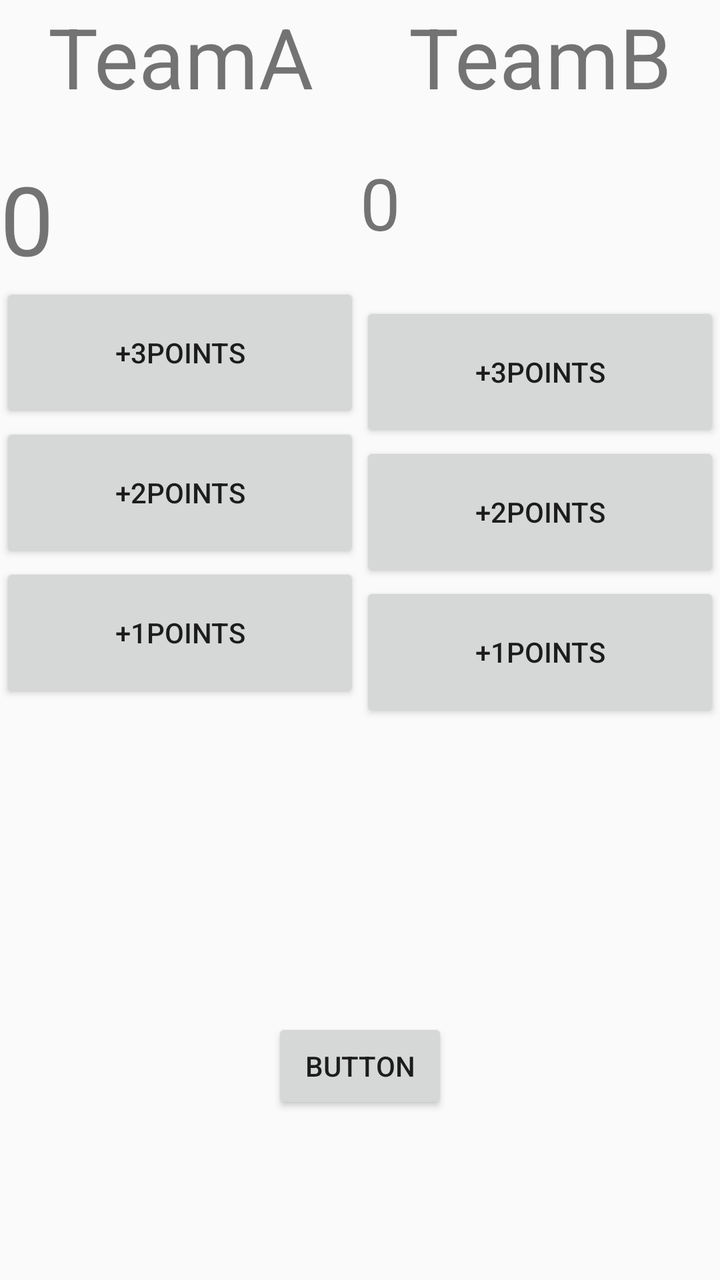
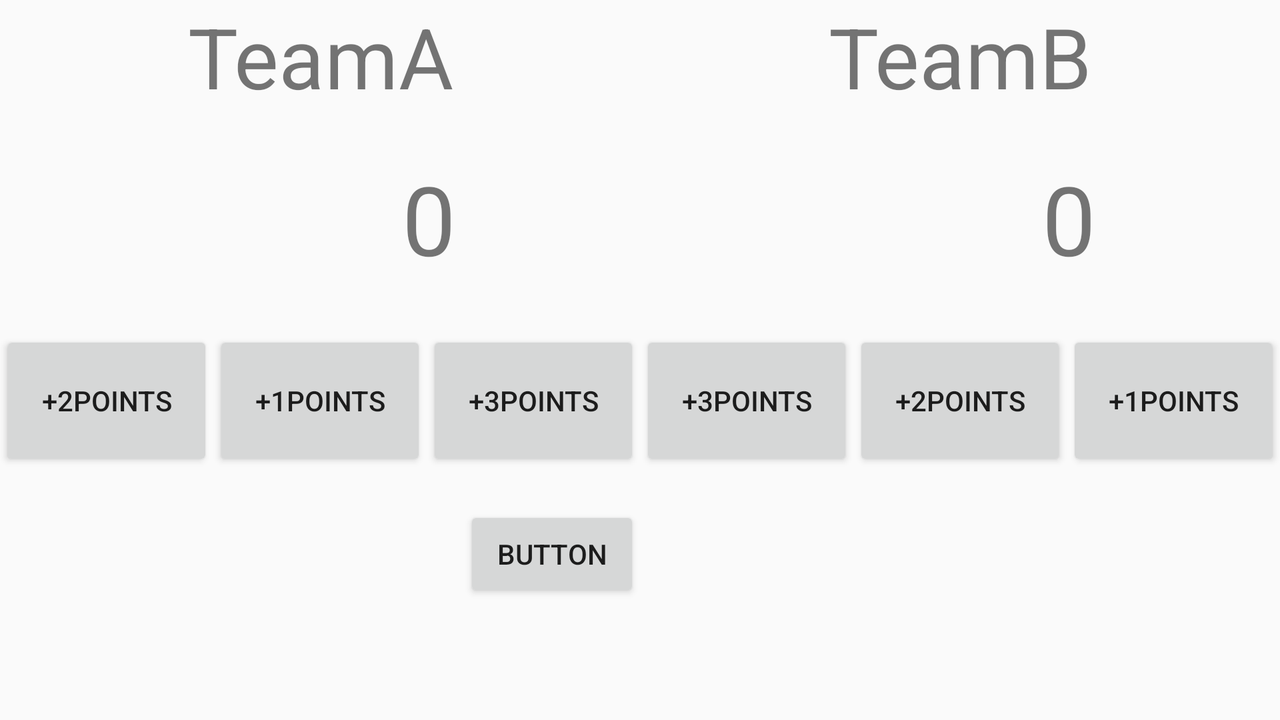

One screen, two layout resources from the same app: the default and the repository's alternative for another configuration. Each is rendered where Android would select it; the XML of both is given below.
<!-- AndroidManifest.xml: application theme AppTheme -->
<!-- res/layout/activity_main4.xml -->
<?xml version="1.0" encoding="utf-8"?>
<RelativeLayout xmlns:android="http://schemas.android.com/apk/res/android"
    xmlns:app="http://schemas.android.com/apk/res-auto"
    xmlns:tools="http://schemas.android.com/tools"
    android:layout_width="match_parent"
    android:layout_height="match_parent"
    tools:context=".MainActivity4">

    <LinearLayout
        android:layout_width="match_parent"
        android:layout_height="match_parent"
        android:orientation="horizontal">

        <LinearLayout
            android:layout_width="match_parent"
            android:layout_height="wrap_content"
            android:layout_weight="1"
            android:orientation="vertical">

            <TextView
                android:id="@+id/textView11"
                android:layout_width="match_parent"
                android:layout_height="53dp"
                android:layout_marginBottom="24dp"
                android:layout_weight="1"
                android:gravity="center"
                android:text="TeamA"
                android:textSize="42sp" />

            <TextView
                android:id="@+id/textView12"
                android:layout_width="429dp"
                android:layout_height="match_parent"
                android:layout_alignParentTop="true"
                android:layout_alignParentEnd="true"
                android:layout_alignParentRight="true"
                android:layout_marginTop="0dp"
                android:layout_marginEnd="145dp"
                android:layout_marginRight="145dp"
                android:layout_weight="2"

                android:text="0"
                android:textSize="48sp" />

            <Button
                android:id="@+id/button11"
                android:layout_width="match_parent"
                android:layout_height="70dp"
                android:layout_alignParentBottom="true"
                android:layout_centerHorizontal="true"
                android:text="+3POINTS" />

            <Button
                android:id="@+id/button12"
                android:layout_width="match_parent"
                android:layout_height="70dp"
                android:layout_alignParentBottom="true"
                android:layout_centerHorizontal="true"
                android:text="+2POINTS" />

            <Button
                android:id="@+id/button13"
                android:layout_width="match_parent"
                android:layout_height="70dp"
                android:layout_alignParentBottom="true"
                android:layout_centerHorizontal="true"
                android:text="+1POINTS" />
        </LinearLayout>

        <LinearLayout
            android:layout_width="match_parent"
            android:layout_height="wrap_content"
            android:layout_weight="1"
            android:orientation="vertical">

            <TextView
                android:id="@+id/textView21"
                android:layout_width="match_parent"
                android:layout_height="53dp"
                android:layout_marginBottom="24dp"
                android:layout_weight="1"
                android:gravity="center"
                android:text="TeamB"
                android:textSize="42sp" />

            <TextView
                android:id="@+id/textView22"
                android:layout_width="429dp"
                android:layout_height="74dp"
                android:layout_alignParentTop="true"
                android:layout_alignParentEnd="true"
                android:layout_alignParentRight="true"
                android:layout_marginTop="0dp"
                android:layout_marginEnd="145dp"
                android:layout_marginRight="145dp"
                android:layout_weight="2"

                android:text="0"
                android:textSize="36sp" />

            <Button
                android:id="@+id/button21"
                android:layout_width="match_parent"
                android:layout_height="70dp"
                android:layout_alignParentBottom="true"
                android:layout_centerHorizontal="true"
                android:text="+3POINTS" />

            <Button
                android:id="@+id/button22"
                android:layout_width="match_parent"
                android:layout_height="70dp"
                android:layout_alignParentBottom="true"
                android:layout_centerHorizontal="true"
                android:text="+2POINTS" />

            <Button
                android:id="@+id/button23"
                android:layout_width="match_parent"
                android:layout_height="70dp"
                android:layout_alignParentBottom="true"
                android:layout_centerHorizontal="true"
                android:text="+1POINTS" />
        </LinearLayout>
    </LinearLayout>

    <Button
        android:id="@+id/button4"
        android:layout_width="wrap_content"
        android:layout_height="wrap_content"
        android:layout_alignParentBottom="true"
        android:layout_centerHorizontal="true"
        android:layout_marginBottom="83dp"
        android:text="Button" />
</RelativeLayout>
<!-- resources referenced by this layout -->
<resources>
  <style name="AppTheme" parent="Theme.AppCompat.Light.DarkActionBar">
          
          <item name="colorPrimary">@color/colorPrimary</item>
          <item name="colorPrimaryDark">@color/colorPrimaryDark</item>
          <item name="colorAccent">@color/colorAccent</item>
      </style>
  <color name="colorPrimary">#008577</color>
  <color name="colorPrimaryDark">#00574B</color>
  <color name="colorAccent">#C21D5A</color>
</resources>
<!-- res/layout-land/activity_main4.xml (the repository's variant of the layout above) -->
<!-- drawn on the phone turned sideways -->
<?xml version="1.0" encoding="utf-8"?>
<RelativeLayout xmlns:android="http://schemas.android.com/apk/res/android"
    xmlns:app="http://schemas.android.com/apk/res-auto"
    xmlns:tools="http://schemas.android.com/tools"
    android:layout_width="match_parent"
    android:layout_height="match_parent"
    android:orientation="vertical"
    tools:context=".MainActivity4">

    <LinearLayout
        android:layout_width="match_parent"
        android:layout_height="match_parent"
        android:orientation="horizontal">

        <LinearLayout
            android:layout_width="match_parent"
            android:layout_height="wrap_content"
            android:layout_weight="1"
            android:orientation="vertical">

            <TextView
                android:id="@+id/textView11"
                android:layout_width="match_parent"
                android:layout_height="53dp"
                android:layout_marginBottom="24dp"
                android:layout_weight="1"
                android:gravity="center"
                android:text="TeamA"
                android:textSize="42sp" />

            <TextView
                android:id="@+id/textView12"
                android:layout_width="429dp"
                android:layout_marginBottom="24dp"
                android:layout_height="match_parent"
                android:layout_alignParentTop="true"
                android:layout_alignParentEnd="true"
                android:layout_alignParentRight="true"
                android:layout_gravity=""
                android:layout_marginTop="0dp"
                android:layout_marginEnd="145dp"
                android:layout_marginRight="145dp"
                android:layout_weight="2"
                android:gravity="center"
                android:text="0"
                android:textSize="48sp" />

            <LinearLayout
                android:layout_width="match_parent"
                android:layout_height="match_parent"
                android:layout_weight="1"
                android:orientation="horizontal">

                <Button
                    android:id="@+id/button12"
                    android:layout_width="match_parent"
                    android:layout_height="70dp"
                    android:layout_alignParentBottom="true"
                    android:layout_centerHorizontal="true"
                    android:layout_weight="1"
                    android:text="+2POINTS" />

                <Button
                    android:id="@+id/button13"
                    android:layout_width="match_parent"
                    android:layout_height="70dp"
                    android:layout_alignParentBottom="true"
                    android:layout_centerHorizontal="true"
                    android:layout_weight="1"
                    android:text="+1POINTS" />

                <Button
                    android:id="@+id/button11"
                    android:layout_width="match_parent"
                    android:layout_height="70dp"
                    android:layout_alignParentBottom="true"
                    android:layout_centerHorizontal="true"
                    android:layout_weight="1"
                    android:text="+3POINTS" />
            </LinearLayout>

        </LinearLayout>

        <LinearLayout
            android:layout_width="match_parent"
            android:layout_height="wrap_content"
            android:layout_weight="1"
            android:orientation="vertical">

            <TextView
                android:id="@+id/textView21"
                android:layout_width="match_parent"
                android:layout_height="53dp"
                android:layout_marginBottom="24dp"
                android:layout_weight="1"
                android:gravity="center"
                android:text="TeamB"
                android:textSize="42sp" />

            <TextView
                android:id="@+id/textView22"
                android:layout_width="429dp"
                android:layout_marginBottom="24dp"
                android:layout_height="match_parent"
                android:layout_alignParentTop="true"
                android:layout_alignParentEnd="true"
                android:layout_alignParentRight="true"
                android:layout_marginTop="0dp"
                android:layout_marginEnd="145dp"
                android:layout_marginRight="145dp"
                android:layout_weight="2"
                android:gravity="center"
                android:text="0"
                android:textSize="48sp" />

            <LinearLayout
                android:layout_width="match_parent"
                android:layout_height="match_parent"
                android:layout_weight="1"
                android:orientation="horizontal">

                <Button
                    android:id="@+id/button21"
                    android:layout_width="match_parent"
                    android:layout_height="70dp"
                    android:layout_alignParentBottom="true"
                    android:layout_centerHorizontal="true"
                    android:layout_weight="1"
                    android:text="+3POINTS" />

                <Button
                    android:id="@+id/button22"
                    android:layout_width="match_parent"
                    android:layout_height="70dp"
                    android:layout_alignParentBottom="true"
                    android:layout_centerHorizontal="true"
                    android:layout_weight="1"
                    android:text="+2POINTS" />

                <Button
                    android:id="@+id/button23"
                    android:layout_width="match_parent"
                    android:layout_height="70dp"
                    android:layout_alignParentBottom="true"
                    android:layout_centerHorizontal="true"
                    android:layout_weight="1"
                    android:text="+1POINTS" />
            </LinearLayout>

        </LinearLayout>

    </LinearLayout>

    <Button
        android:id="@+id/button6"
        android:layout_width="wrap_content"
        android:layout_height="wrap_content"
        android:layout_alignParentEnd="true"
        android:layout_alignParentRight="true"
        android:layout_alignParentBottom="true"
        android:layout_marginEnd="320dp"
        android:layout_marginRight="320dp"
        android:layout_marginBottom="59dp"
        android:onClick="onClick"
        android:text="Button" />

</RelativeLayout>
